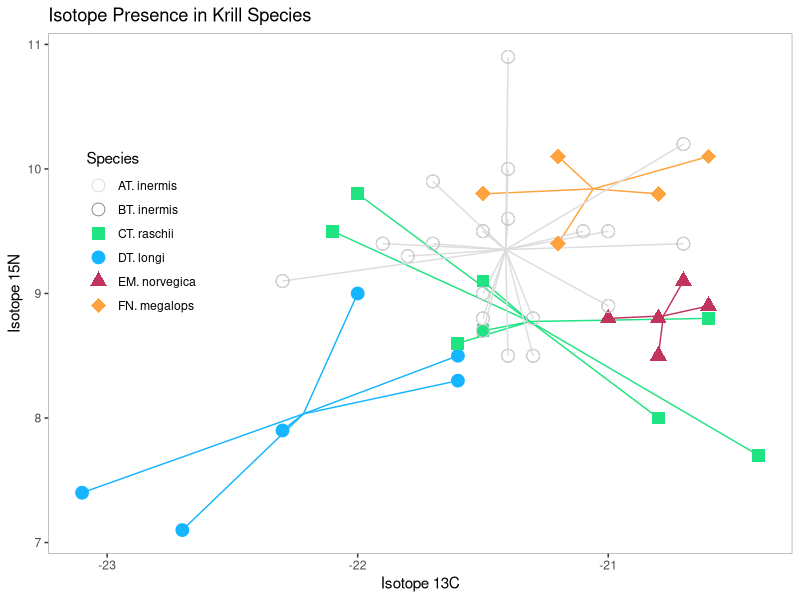
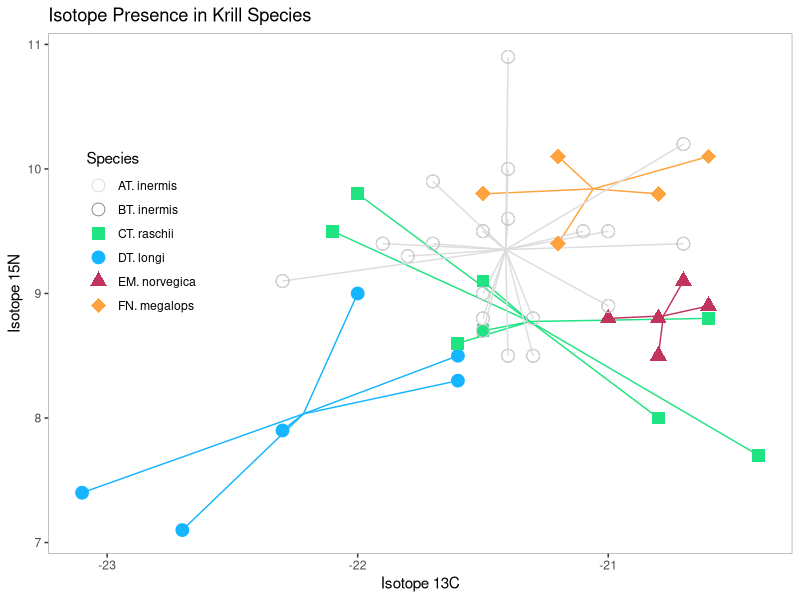

Reproduce these figures in R, in order.
# Matthew Sudmann-Day
# Barcelona GSE Data Science

library(ggplot2)
library(dplyr)

speciesNames <-  c("AT. inermis", "BT. inermis", "CT. raschii", "DT. longi", "EM. norvegica", "FN. megalops")
speciesColors <- c("#DDDDDD"
                   ,"#888888"
                   ,hcl(140,c=90,l=80) # bright green
                   ,hcl(240,c=90,l=70) # blue
                   ,hcl(0,c=95,l=45) # dark red
                   ,hcl(40,c=100,l=75) # orange                   
                   
)
speciesShapes <- c(1, 1, 15, 19, 17, 18)
speciesSizes <- c(4,4,4,4,4,5)

data <- read.csv("IsotopeData.csv")[,2:4]

agg <- summarise(group_by(data, Species), xavg=mean(X.13C), yavg=mean(X.15N))
data$xavg <- agg$xavg[data$Species]
data$yavg <- agg$yavg[data$Species]

data$Species = data$Species+1

data2 <- data[data$Species==2,]
data2$Species=1
data <- rbind(data, data2)

data$xavg[data$Species==2] = NA
data$yavg[data$Species==2] = NA

data$SpeciesName <- speciesNames[data$Species]

data = data[order(data$SpeciesName, decreasing=TRUE),]
hideLineInLegend <- guide_legend(override.aes = list(linetype = c(rep("blank", 6))))

plot <- ggplot (data=data, aes(x=X.13C, y=X.15N))
plot <- plot + geom_segment(data=data, aes(xend=xavg, yend=yavg, color=factor(SpeciesName), order=factor(SpeciesName)), size=0.5)
plot <- plot + geom_point(aes(color=factor(SpeciesName), shape=factor(SpeciesName), size=factor(SpeciesName), order=factor(SpeciesName)))
plot <- plot + scale_colour_manual(values = speciesColors, name="Species", guide=hideLineInLegend)
plot <- plot + scale_shape_manual(values = speciesShapes, name="Species")
plot <- plot + scale_size_manual(values = speciesSizes, name="Species")
plot <- plot + theme(legend.position=c(0.125,0.615)
                     , legend.key=element_rect(fill=NA)
                     , legend.background=element_rect(fill="transparent")
                     , panel.background=element_rect("white")
                     , panel.border=element_rect("darkgray", fill=NA))
plot <- plot + ylab("Isotope 15N")
plot <- plot + scale_x_continuous("Isotope 13C", breaks=c(-23,-22,-21,-20))#, labels, limits)
plot <- plot + ggtitle("Isotope Presence in Krill Species")
plot

ggsave("before manual cleanup.png", width=8, height=6, units="in", dpi=300)
